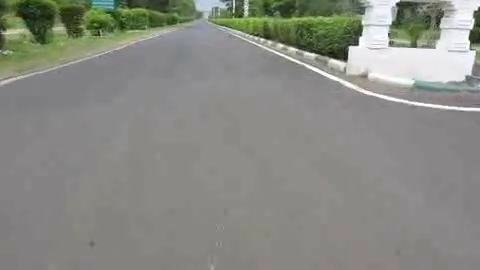
#> input picture frame 105 of data/road3.mp4, 480 x 270 px, given in place of road2.mp4, which was not available
$ python optimalPotholes.py
#> lines starting #> are read from the running program, lines starting #| are printed output that depends on the picture; after the words box and inside, x2 and y2 are one past the last pixel; in counts of white or black regions, pixels touching at a corner belong together; pictures that were not available may be replaced by others from this repository, and a replacement may not be noted
import cv2
import numpy as np
import math


def regionOfInterest(img):
    h, w = img.shape[0], img.shape[1]
    mask = np.zeros_like(img)
    # polygon = np.array([[(0, h - 50), (0, h - 100), (450, 150), (w - 450, 150), (w, h - 100), (w, h - 50)]])
    polygon = np.array([[(w // 5, h), (w // 5, h // 3), (4 * w // 5, h // 3), (4 * w // 5, h)]])
    cv2.fillPoly(mask, polygon, 255)
    imgBitwise = cv2.bitwise_and(img, mask)
    return imgBitwise


def sort_contours(cnts, method="left-to-right"):
    reverse = False
    i = 0
    if method == "right-to-left" or method == "bottom-to-top":
        reverse = True
    if method == "top-to-bottom" or method == "bottom-to-top":
        i = 1
    boundingBoxes = [cv2.boundingRect(c) for c in cnts]
    (cnts, boundingBoxes) = zip(*sorted(zip(cnts, boundingBoxes),
                                        key=lambda b: b[1][i], reverse=reverse))
    return (cnts, boundingBoxes)


def findHoles(img):
    imgGray = cv2.cvtColor(img, cv2.COLOR_BGR2GRAY)
    imgBlur = cv2.GaussianBlur(imgGray, (5, 5), 0)
    imgROI = regionOfInterest(imgBlur)
    # print(imgBlur.mean() * 0.66, imgBlur.mean() * 1.33)
    imgEdged = cv2.Canny(imgROI, 90, 180, apertureSize=3)
    imgErosed = cv2.dilate(imgEdged, np.ones((5, 5), np.uint8), iterations=1)
    cnts = cv2.findContours(imgErosed, cv2.RETR_EXTERNAL, cv2.CHAIN_APPROX_SIMPLE)
    cnts = cnts[0] if len(cnts) == 2 else cnts[1]
    cnts, boxes = sort_contours(cnts)
    for (i, c) in enumerate(cnts[2:]):
        # per = cv2.contourArea(c)
        if cv2.contourArea(c) > 200:
            mm = cv2.moments(c)
            cX = int(mm["m10"] / mm["m00"])
            cY = int(mm["m01"] / mm["m00"])
            cv2.drawContours(img, [c], -1, (36, 255, 12), 2)
            # cv2.putText(img, "#{}-{}".format(i + 1, int(per)), (cX - 20, cY), cv2.FONT_HERSHEY_SIMPLEX,
            #             1.0, (255, 255, 255), 2)
    # print(len(cnts), per, per / len(cnts))
    return img  # cv2.hconcat([cv2.resize(imgGray,(720,512)),cv2.resize(imgROI,(720,512))])


cam = cv2.VideoCapture(r'../data/road2.mp4')
while True:
    _, frame = cam.read()
#> frame is the input picture: shape (270, 480, 3); mean B, G, R 131.6, 138.4, 137
    frame = cv2.resize(frame, (1024, 512))
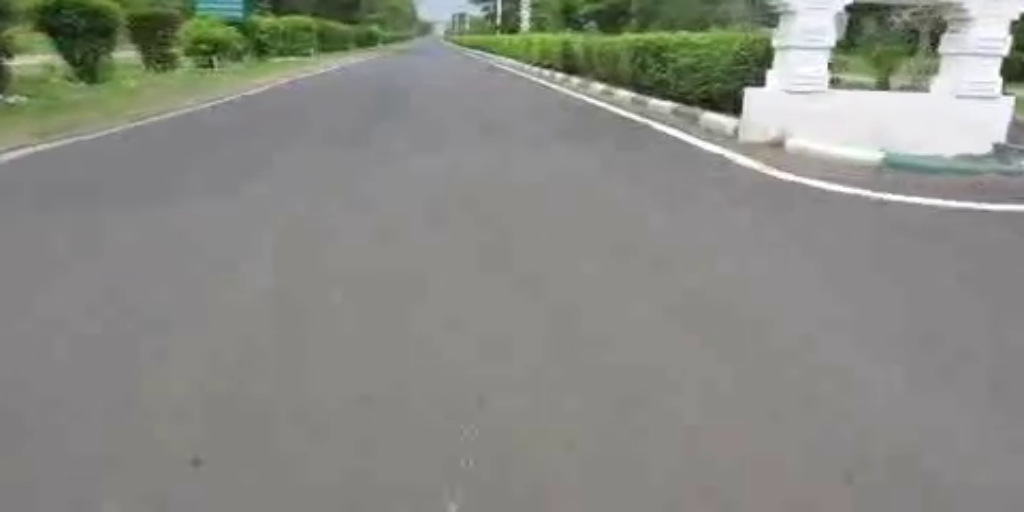
#> frame: shape (512, 1024, 3); mean B, G, R 131.6, 138.3, 137
    road = np.copy(frame)
    result = findHoles(road)
#> in findHoles, `imgGray = cv2.cvtColor(img, cv2.COLOR_BGR2GRAY)`:
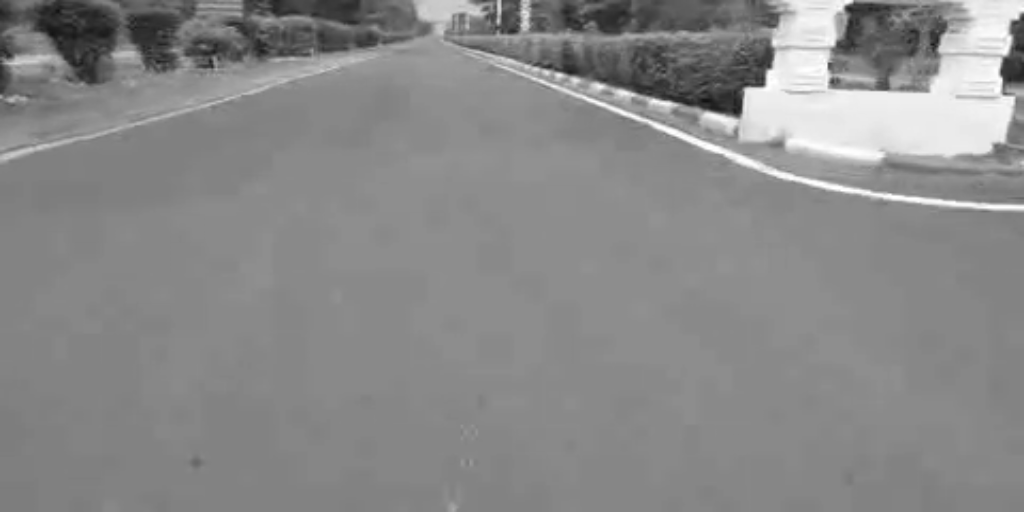
#> imgGray: shape (512, 1024); min 17, max 255, mean 137.2
#> in regionOfInterest, `cv2.fillPoly(mask, polygon, 255)`:
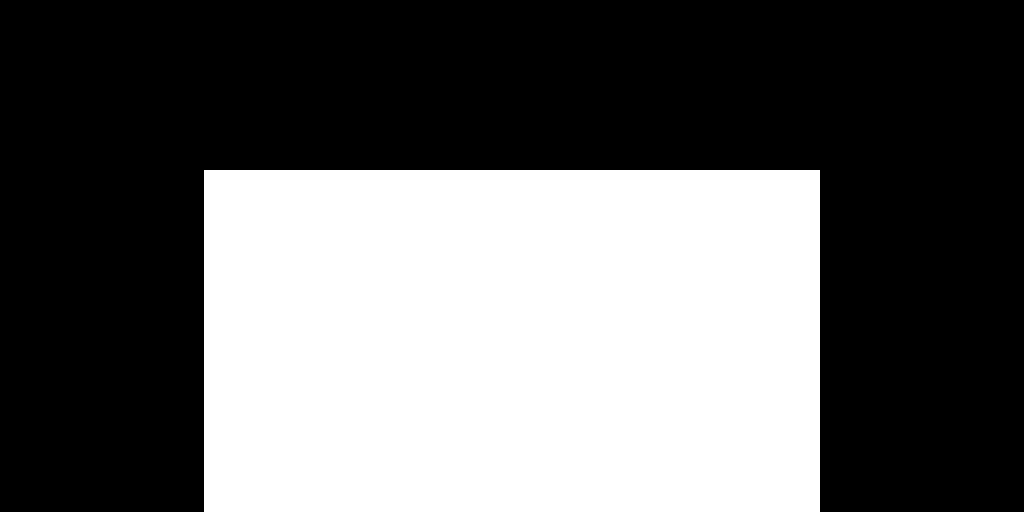
#> mask: shape (512, 1024); 40.2% white; 1 white region, box (x1, y1, x2, y2) and area: (204, 170, 820, 512) 210672
#> in regionOfInterest, `imgBitwise = cv2.bitwise_and(img, mask)`:
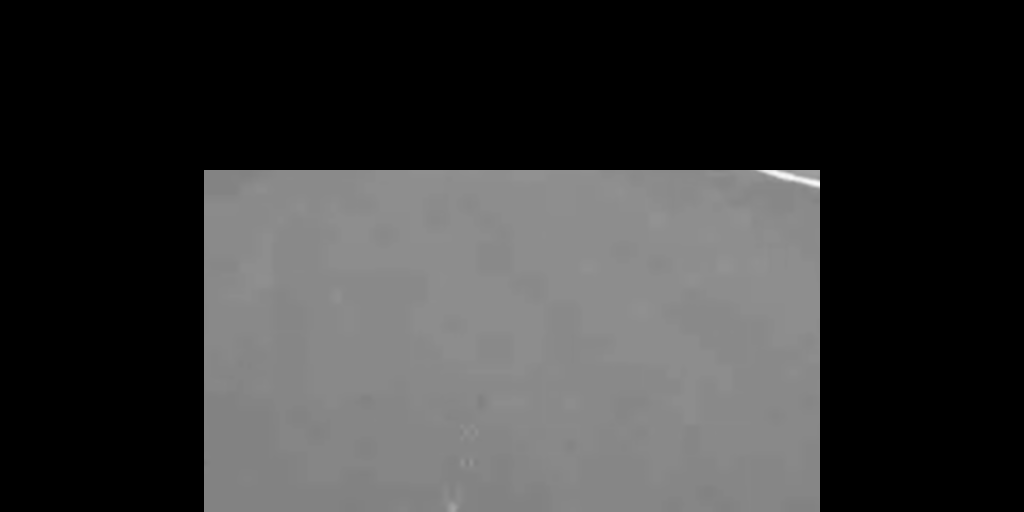
#> imgBitwise: shape (512, 1024); min 0, max 249, mean 55.3
#> in findHoles, `imgEdged = cv2.Canny(imgROI, 90, 180, apertureSize=3)`:
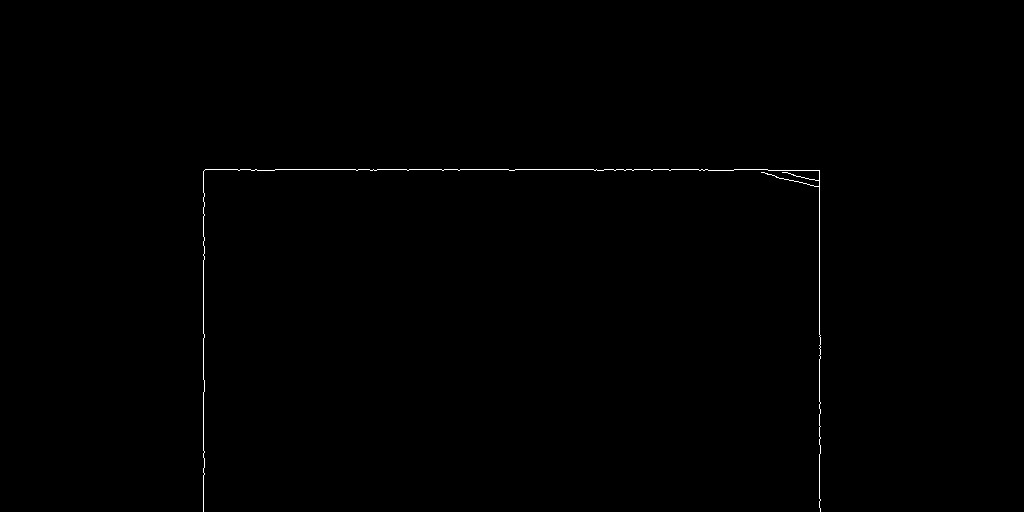
#> imgEdged: shape (512, 1024); 0.27% white in thin lines or dots, all inside (x1, y1, x2, y2) = (203, 169, 821, 512)
#> in findHoles, `imgErosed = cv2.dilate(imgEdged, np.ones((5, 5), np.uint8), iterations..`:
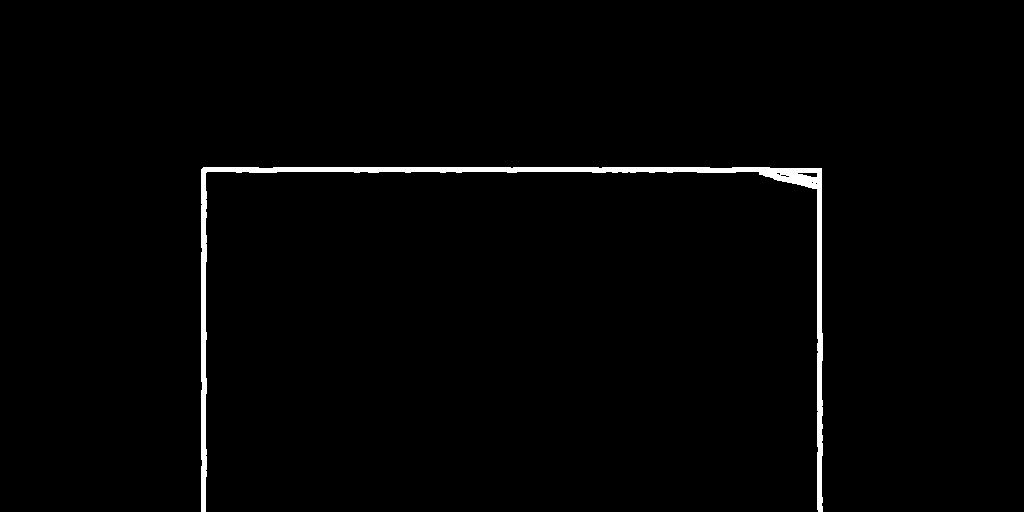
#> imgErosed: shape (512, 1024); 1.4% white; 1 white region
#> in findHoles, `cnts = cv2.findContours(imgErosed, cv2.RETR_EXTERNAL, cv2.CHAIN_APPROX..`: cnts = 1 contour; box (x1, y1, x2, y2) and area: (201, 167, 823, 512) 6028
#> in sort_contours, `boundingBoxes = [cv2.boundingRect(c) for c in cnts]`: boundingBoxes = [(201, 167, 622, 345)]
#> in sort_contours, `(cnts, boundingBoxes) = zip(*sorted(zip(cnts, boundingBoxes), key=lamb..`: boundingBoxes = ((201, 167, 622, 345),)
    cv2.imshow("Window", result)
    if cv2.waitKey(5) & 0xFF == ord('q'):
#> (key q is pressed here)
        break
cam.release()
cv2.destroyAllWindows()

$ run again, starting later in the video
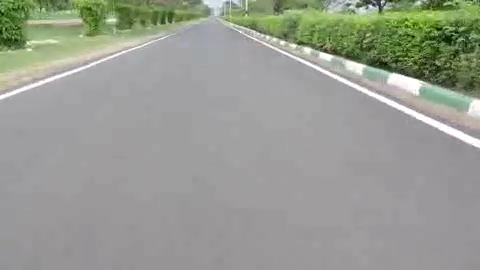
#> input picture frame 473 of data/road3.mp4, 480 x 270 px, given in place of road2.mp4, which was not available
#> frame is the input picture: shape (270, 480, 3); mean B, G, R 146.7, 156.1, 152.6
#> frame: shape (512, 1024, 3)
#> in findHoles, `imgGray = cv2.cvtColor(img, cv2.COLOR_BGR2GRAY)`:
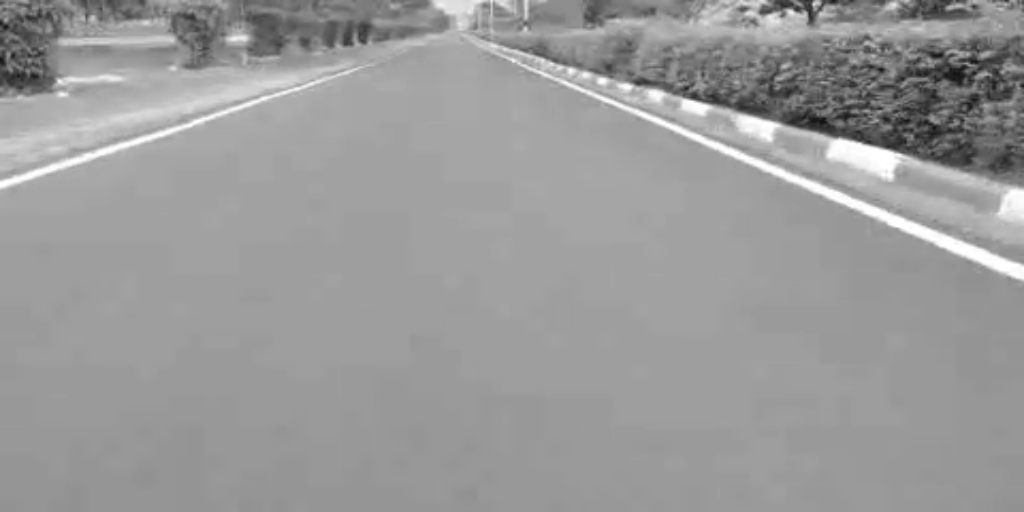
#> imgGray: shape (512, 1024); min 16, max 255, mean 154
#> mask: shape (512, 1024); 40.2% white; 1 white region, box (x1, y1, x2, y2) and area: (204, 170, 820, 512) 210672
#> imgEdged: shape (512, 1024); 0.27% white in thin lines or dots, all inside (x1, y1, x2, y2) = (203, 169, 821, 512)
#> in findHoles, `imgErosed = cv2.dilate(imgEdged, np.ones((5, 5), np.uint8), iterations..`:
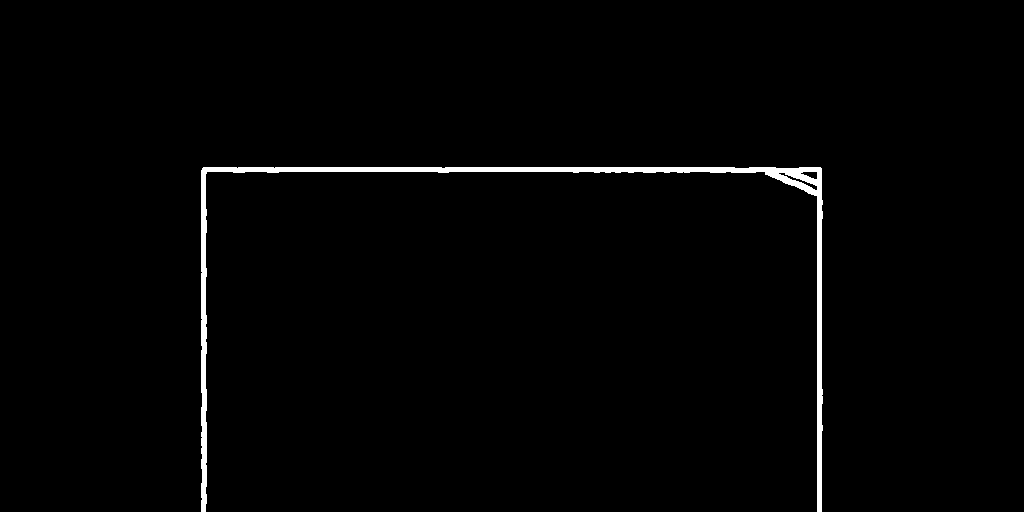
#> imgErosed: shape (512, 1024); 1.4% white; 1 white region
#> in findHoles, `cnts = cv2.findContours(imgErosed, cv2.RETR_EXTERNAL, cv2.CHAIN_APPROX..`: cnts = 1 contour; box (x1, y1, x2, y2) and area: (201, 167, 823, 512) 6147
#> in sort_contours, `boundingBoxes = [cv2.boundingRect(c) for c in cnts]`: boundingBoxes = [(201, 167, 622, 345)]
#> in sort_contours, `(cnts, boundingBoxes) = zip(*sorted(zip(cnts, boundingBoxes), key=lamb..`: boundingBoxes = ((201, 167, 622, 345),)

$ run again, starting later in the video
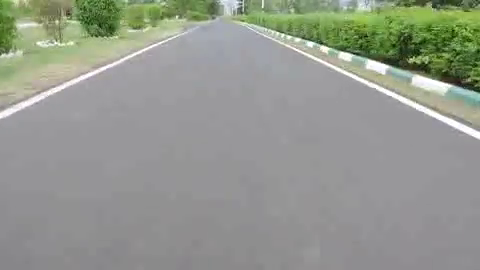
#> input picture frame 841 of data/road3.mp4, 480 x 270 px, given in place of road2.mp4, which was not available
#> frame is the input picture: shape (270, 480, 3); mean B, G, R 142.4, 152.2, 147.9
#> frame: shape (512, 1024, 3)
#> in findHoles, `imgGray = cv2.cvtColor(img, cv2.COLOR_BGR2GRAY)`:
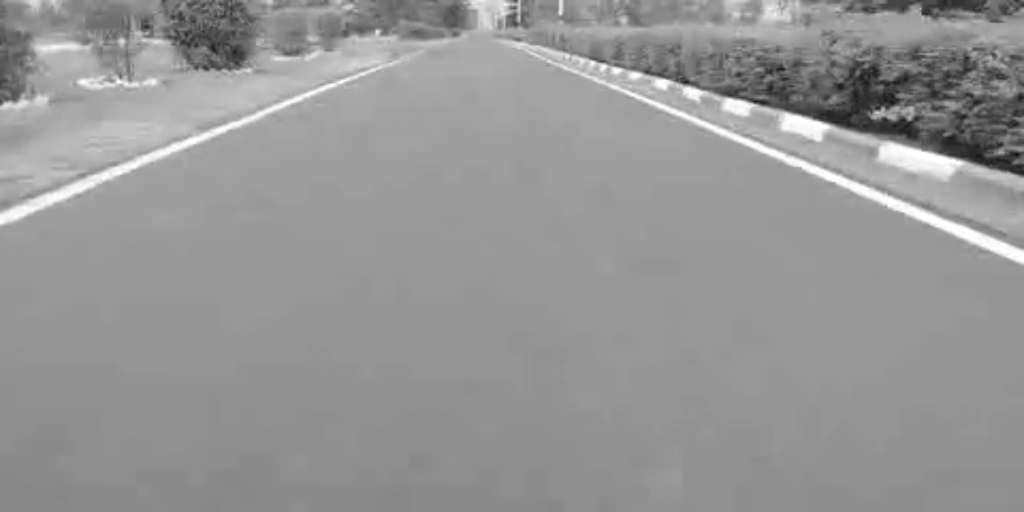
#> imgGray: shape (512, 1024); min 10, max 255, mean 149.9
#> mask: shape (512, 1024); 40.2% white; 1 white region, box (x1, y1, x2, y2) and area: (204, 170, 820, 512) 210672
#> imgEdged: shape (512, 1024); 0.25% white in thin lines or dots, all inside (x1, y1, x2, y2) = (203, 169, 821, 512)
#> in findHoles, `imgErosed = cv2.dilate(imgEdged, np.ones((5, 5), np.uint8), iterations..`:
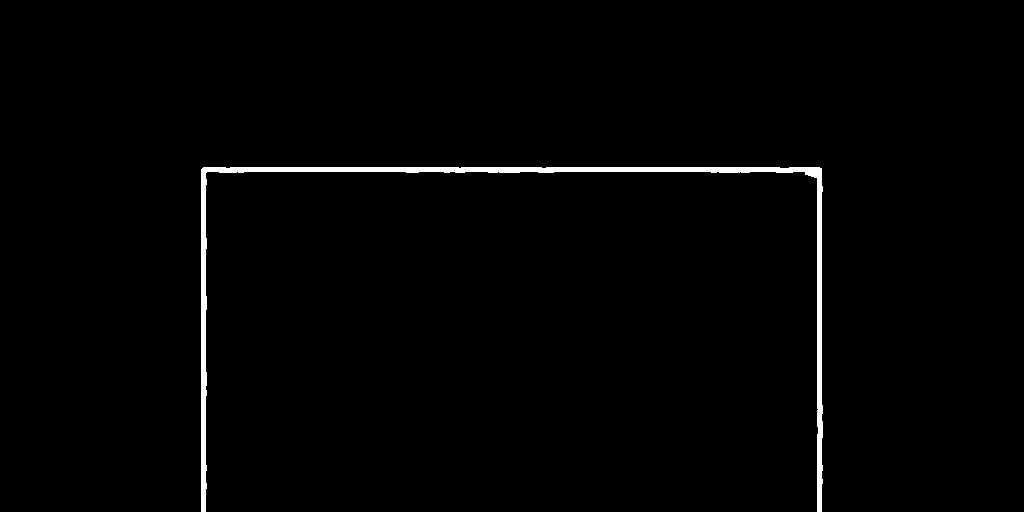
#> imgErosed: shape (512, 1024); 1.3% white; 1 white region
#> in findHoles, `cnts = cv2.findContours(imgErosed, cv2.RETR_EXTERNAL, cv2.CHAIN_APPROX..`: cnts = 1 contour; box (x1, y1, x2, y2) and area: (201, 167, 823, 512) 5487
#> in sort_contours, `boundingBoxes = [cv2.boundingRect(c) for c in cnts]`: boundingBoxes = [(201, 167, 622, 345)]
#> in sort_contours, `(cnts, boundingBoxes) = zip(*sorted(zip(cnts, boundingBoxes), key=lamb..`: boundingBoxes = ((201, 167, 622, 345),)
